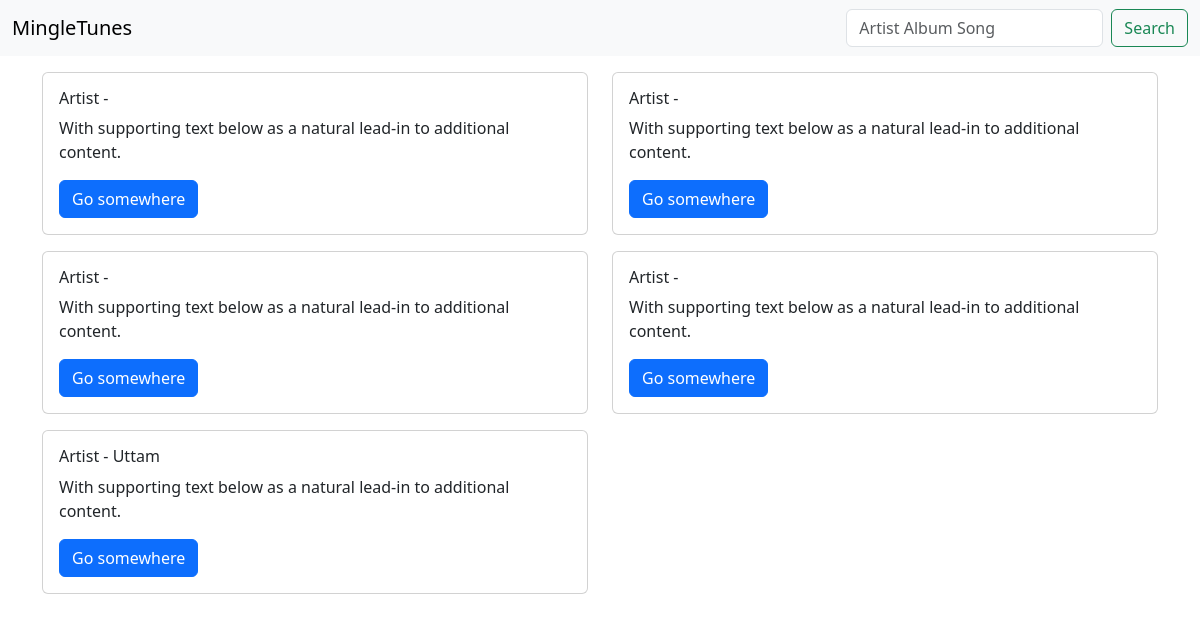
/, run on an earlier commit of the app's database.
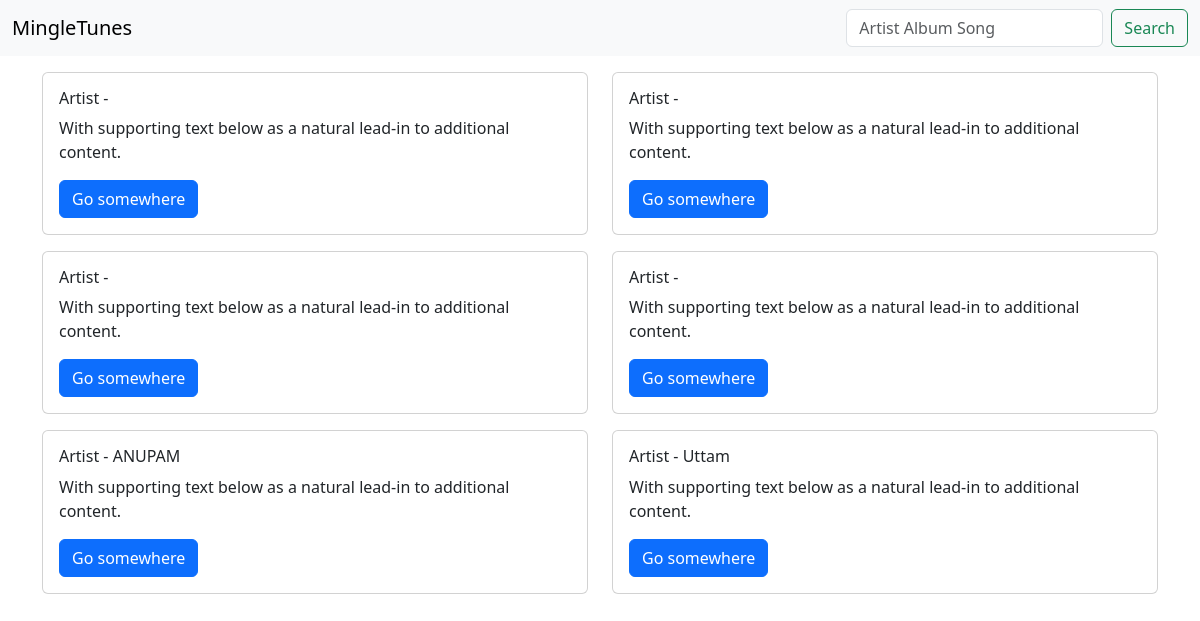
And on a later commit of the database.
### SongConnect/models.py (models this page shows, shortened)
class PlaylistSong(models.Model):
    id = models.AutoField(primary_key=True)
    playlist = models.ForeignKey(playlist, on_delete=models.CASCADE)
    song = models.ForeignKey(song, on_delete=models.CASCADE)

class playlist(models.Model):
    id = models.AutoField(primary_key=True)
    user = models.ForeignKey(User, on_delete=models.CASCADE)
    name = models.CharField(max_length=255)
    rules = models.TextField(blank=True, null=True)
    created_at = models.DateTimeField(auto_now_add=True)
    updated_at = models.DateTimeField(auto_now=True)

class interaction(models.Model):
    id = models.BigAutoField(primary_key=True)
    user = models.ForeignKey(User, on_delete=models.CASCADE)
    song = models.ForeignKey(song, on_delete=models.CASCADE)
    liked = models.BooleanField()
    play_count = models.IntegerField()
    created_at = models.DateTimeField()
    updated_at = models.DateTimeField()

class song(models.Model):
    id = models.CharField(max_length=36, primary_key=True)
    album = models.ForeignKey(album, on_delete=models.CASCADE)
    artist = models.ForeignKey(artist, on_delete=models.CASCADE)
    title = models.CharField(max_length=255)
    length = models.FloatField()
    disc = models.IntegerField()
    lyrics = models.TextField()
    path = models.TextField()
    mtime = models.IntegerField()
    created_at = models.DateTimeField(auto_now_add=True)
    updated_at = models.DateTimeField(auto_now=True)

class artist(models.Model):
    id = models.AutoField(primary_key=True)
    name = models.CharField(max_length=255)
    image = models.CharField(max_length=255)
    created_at = models.DateTimeField(auto_now_add=True)
    updated_at = models.DateTimeField(auto_now=True)

### SongConnect/views.py (the view)
# urls.py: path('', views.index, name="index"),
def index(request):
    playlist_songs = PlaylistSong.objects.all()
    playlists = playlist.objects.all().order_by('-created_at')
    interactions = interaction.objects.all().order_by('-created_at')
    songs = song.objects.all().order_by('-updated_at')
    allSongs = list(playlist_songs) + list(playlists) + list(interactions) + list(songs)
    return render(request, template_name="mingletunes/index.html", context={"allSongs": allSongs})

### SongConnect/templates/mingletunes/index.html
{% extends 'mingletunes/base.html' %}
{% block content %}
      <div class="container mt-3">
        <div class="row">
            {% for songss in allSongs %}
                <div class="col-sm-6">
                    <div class="card mb-3">
                        <div class="card-body">
                            <h6 class="card-title">Artist - {{ songss.artist.name }}</h6>
                            <p class="card-text">With supporting text below as a natural lead-in to additional content.</p>
                            <a href="#" class="btn btn-primary">Go somewhere</a>
                        </div>
                    </div>
                </div>
                {% if forloop.counter|divisibleby:2 %}
                    </div><div class="row">
                {% endif %}
            {% endfor %}
        </div>
    </div>
{% endblock content %}

What changed in the data, as far as the page shows it:
added song: artist.name "ANUPAM"
